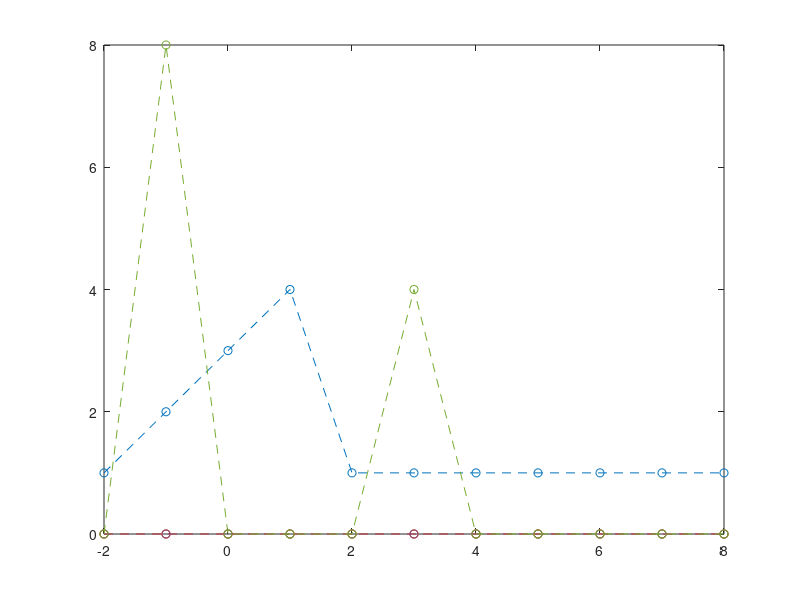

Here is the MATLAB script that generated this plot:
clc;clearvars; close all;

x = linspace(-2,8,11);
y = ones(1,length(x));
y(2:4) = 2:4;
y(5,6) = 4;
y(10) = 8;

plot(x,y,'o--');
 